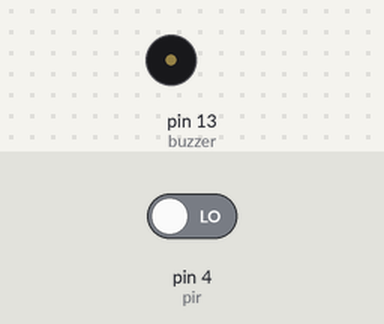
Bench run of a sketch on a simulated Arduino Uno, built with avr-gcc and run on an emulated ATmega328P. Parts: buzzer (waves = sounding, pin HIGH). The inputs (shaded band) are chosen by the test bench; at power-on: pin 4 (pir) LOW.

Above: at 1.2 s.
1.3 s: pin 4 (pir) driven HIGH
At 1.8 s:
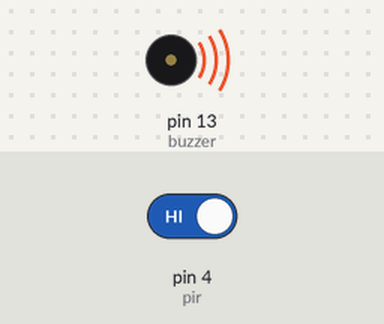
2.8 s: pin 4 (pir) driven LOW
At 4.2 s:
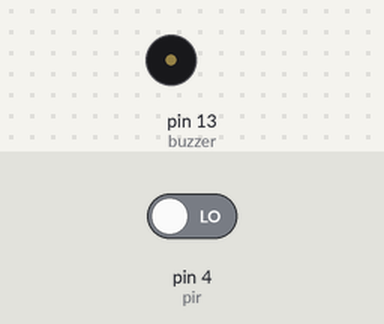
Timing chart, 0 to 5.8 s (numbered marks = the images above; inputs shaded):
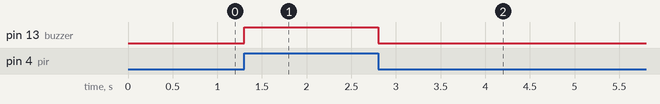

Measured:
- after the input at 1.3 s, pin 13 (buzzer): LOW → HIGH at once
- after the input at 2.8 s, pin 13 (buzzer): HIGH → LOW at once

The sketch:

pir_with_buzzer.ino
```cpp
 int pir =4;
int buzzer = 13;

void setup() {
  // put your setup code here, to run once:


  pinMode(pir,INPUT);
  pinMode(buzzer,OUTPUT);

}

void loop() {
  // put your main code here, to run repeatedly:

  int val = digitalRead(pir);
  if(val == HIGH){
    digitalWrite (buzzer,HIGH);

  }

  else{
    digitalWrite (buzzer,LOW);

  }

}
```
